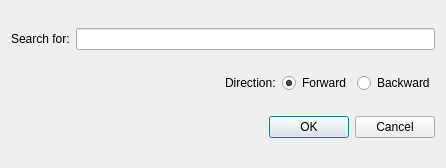
<?xml version="1.0" encoding="UTF-8"?>
<ui version="4.0">
 <class>SearchDialog</class>
 <widget class="QDialog" name="SearchDialog">
  <property name="windowModality">
   <enum>Qt::ApplicationModal</enum>
  </property>
  <property name="geometry">
   <rect>
    <x>0</x>
    <y>0</y>
    <width>446</width>
    <height>168</height>
   </rect>
  </property>
  <property name="windowTitle">
   <string>Search Dialog</string>
  </property>
  <layout class="QGridLayout" name="gridLayout">
   <item row="0" column="0" colspan="2">
    <layout class="QHBoxLayout" name="horizontalLayout_2">
     <item>
      <widget class="QLabel" name="label">
       <property name="text">
        <string>Search for:</string>
       </property>
      </widget>
     </item>
     <item>
      <widget class="QLineEdit" name="lineEdit"/>
     </item>
    </layout>
   </item>
   <item row="1" column="0">
    <spacer name="horizontalSpacer_2">
     <property name="orientation">
      <enum>Qt::Horizontal</enum>
     </property>
     <property name="sizeHint" stdset="0">
      <size>
       <width>186</width>
       <height>20</height>
      </size>
     </property>
    </spacer>
   </item>
   <item row="1" column="1">
    <layout class="QHBoxLayout" name="horizontalLayout">
     <item>
      <widget class="QLabel" name="label_2">
       <property name="text">
        <string>Direction:</string>
       </property>
      </widget>
     </item>
     <item>
      <widget class="QRadioButton" name="radioButton_forward">
       <property name="text">
        <string>Forward</string>
       </property>
       <property name="checked">
        <bool>true</bool>
       </property>
      </widget>
     </item>
     <item>
      <widget class="QRadioButton" name="radioButton_backward">
       <property name="text">
        <string>Backward</string>
       </property>
      </widget>
     </item>
    </layout>
   </item>
   <item row="2" column="0" colspan="2">
    <widget class="QDialogButtonBox" name="buttonBox">
     <property name="orientation">
      <enum>Qt::Horizontal</enum>
     </property>
     <property name="standardButtons">
      <set>QDialogButtonBox::Cancel|QDialogButtonBox::Ok</set>
     </property>
    </widget>
   </item>
  </layout>
 </widget>
 <resources/>
 <connections>
  <connection>
   <sender>buttonBox</sender>
   <signal>accepted()</signal>
   <receiver>SearchDialog</receiver>
   <slot>accept()</slot>
   <hints>
    <hint type="sourcelabel">
     <x>248</x>
     <y>254</y>
    </hint>
    <hint type="destinationlabel">
     <x>157</x>
     <y>274</y>
    </hint>
   </hints>
  </connection>
  <connection>
   <sender>buttonBox</sender>
   <signal>rejected()</signal>
   <receiver>SearchDialog</receiver>
   <slot>reject()</slot>
   <hints>
    <hint type="sourcelabel">
     <x>316</x>
     <y>260</y>
    </hint>
    <hint type="destinationlabel">
     <x>286</x>
     <y>274</y>
    </hint>
   </hints>
  </connection>
 </connections>
</ui>
